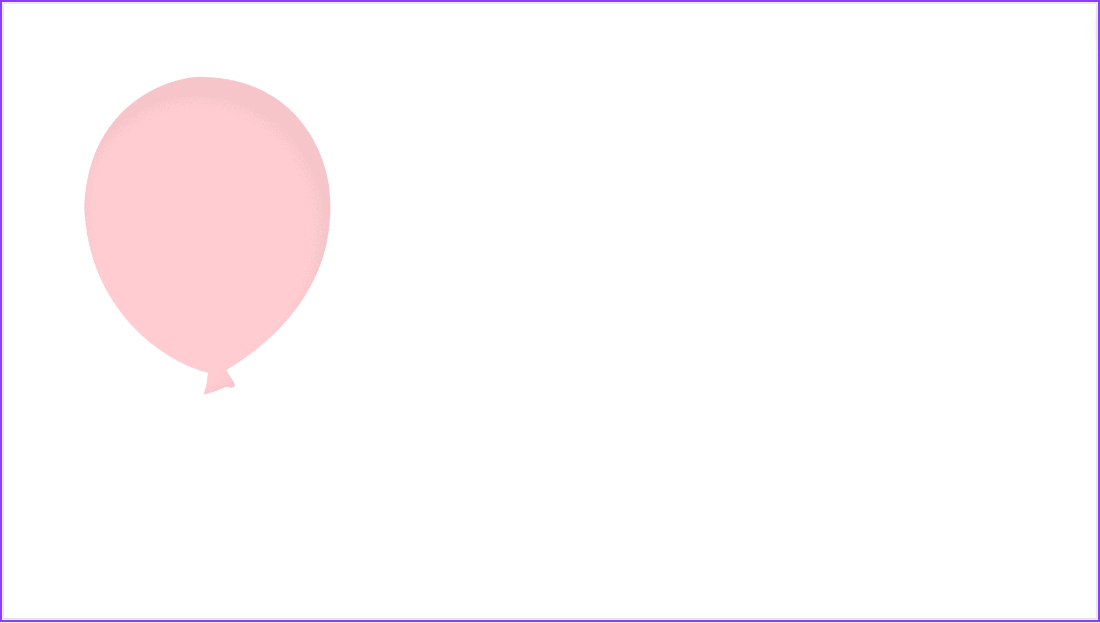
#> input picture Code/test.png, 1100 x 623 px
$ python -i detectHit.py   (imports and definitions only)
#> lines starting #> are read from the running program, lines starting #| are printed output that depends on the picture
import cv2
import numpy as np
from FindBalloon import *

def detectHit(img, bboxs):
    img = cropImage(img,0.1)
    img = cv2.resize(img,(0,0),None,0.5,0.5)

    imgBallonList = splitBallons(img, bboxs)
    imgBallonListBalls, directHit = findBallInBallon( imgBallonList)
    showBallon(directHit)
    return directHit

def splitBallons(img, bboxs):
    imgBallonList = []
    for b in bboxs:

        x1, y1, width, height = b[0], b[1], b[2], b[3]
        # Calculate the bottom-right corner coordinates
        x2 = x1 + width
        y2 = y1 + height
        imgBallonList.append(img[y1:y2 , x1:x2])

    return imgBallonList

def showBallon(imgBallonList):
    for x, im in enumerate(imgBallonList):
        cv2.imshow(str(x),im)


def findBallInBallon(imgBallonList):
    imgBallonListBalls = []
    directHit =[]
    for img in imgBallonList:
        img = cv2.cvtColor(img, cv2.COLOR_BGR2GRAY)
        img = cv2.GaussianBlur(img, (3, 3), 2, 0)

        maxRaduis =50
        circles = cv2.HoughCircles(img, cv2.HOUGH_GRADIENT, 1, 1000, param1=25,param2=30, minRadius=20, maxRadius=maxRaduis)
        if type(circles).__name__ != 'NoneType':
            circles = np.uint16(np.around(circles))
            directHit.append(img)
            for c in circles[0,:]:
                cv2.circle(img, (c[0], c[1]), c[2], (255, 0, 255), 2)
            return imgBallonListBalls, directHit
        imgBallonListBalls.append(img)
    return imgBallonListBalls, directHit

>>> import cv2
>>> picture = cv2.imread('test.png', cv2.IMREAD_GRAYSCALE)
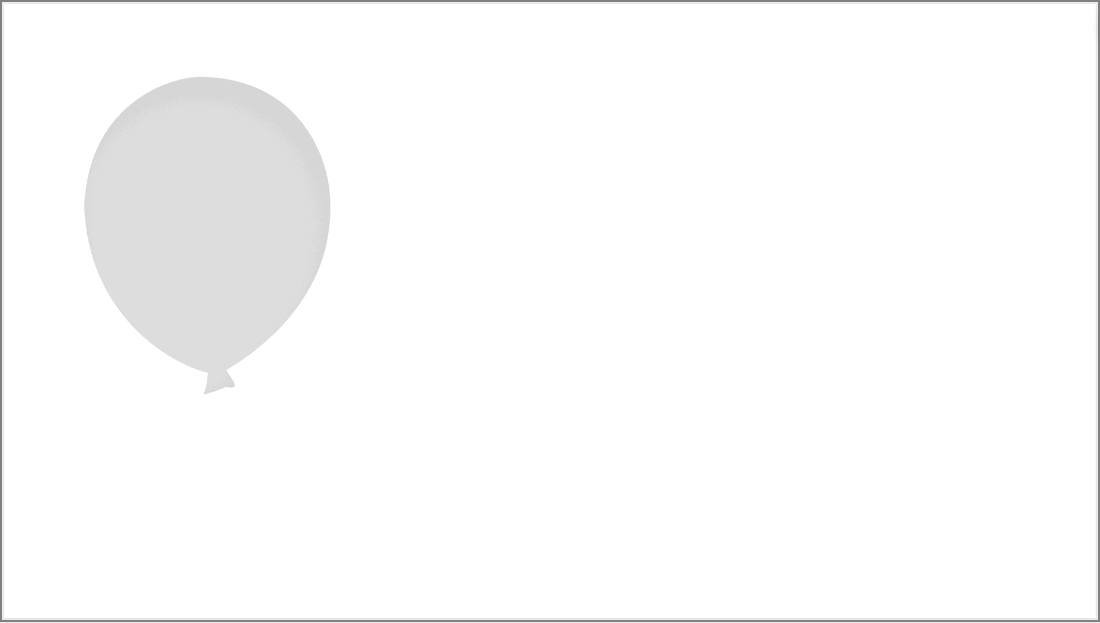
#> picture: shape (623, 1100); min 123, max 255, mean 250.6
#> the loop in findBallInBallon, `for img in imgBallonList:` made 1 pass
#> after the loop in findBallInBallon, `for img in imgBallonList:`: directHit = []
#> (the run stopped early here; a loop or call above may not have finished)

$ run again, on Code/3.png
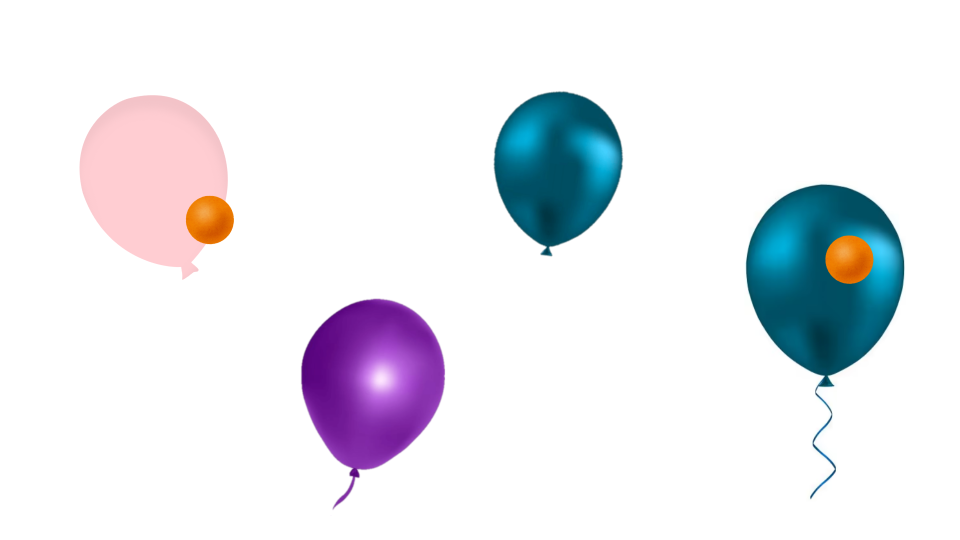
#> input picture Code/3.png, 1920 x 1080 px (shown at 1/2 size)
#> `picture = cv2.imread('test.png', cv2.IMREAD_GRAYSCALE)`:
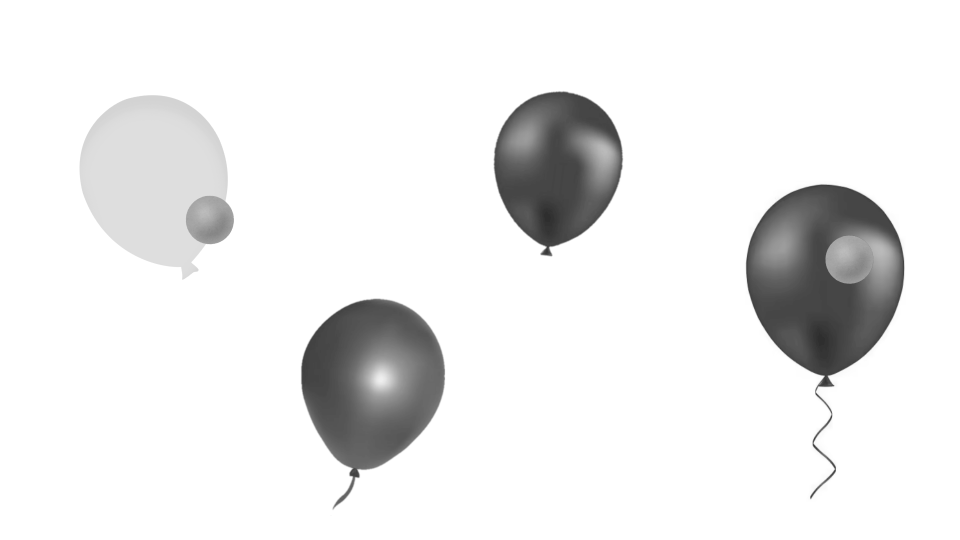
#> picture: shape (1080, 1920) (shown at 1/2 size); min 39, max 255, mean 235.8
#> the loop in findBallInBallon, `for img in imgBallonList:` made 1 pass
#> after the loop in findBallInBallon, `for img in imgBallonList:`: directHit = []

$ run again, on Code/4.png
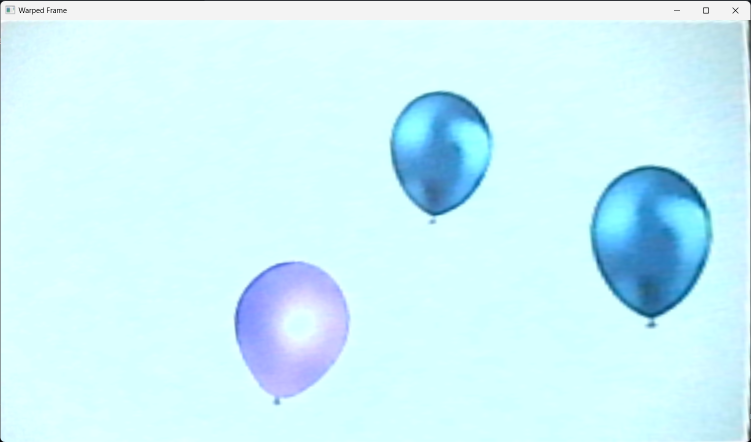
#> input picture Code/4.png, 1502 x 884 px (shown at 1/2 size)
#> `picture = cv2.imread('test.png', cv2.IMREAD_GRAYSCALE)`:
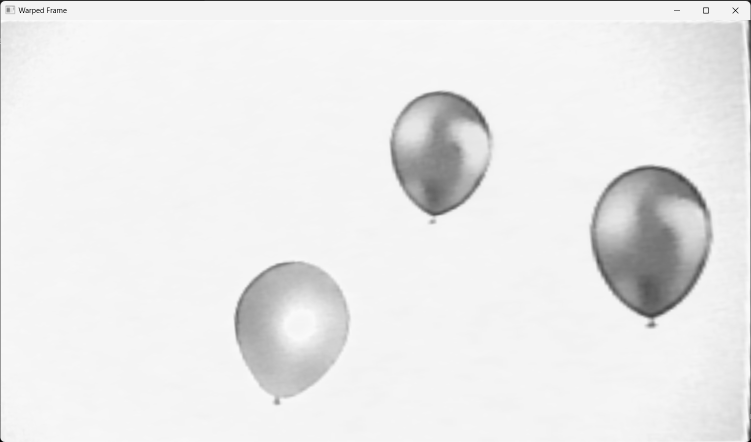
#> picture: shape (884, 1502) (shown at 1/2 size); min 0, max 255, mean 234.5
#> the loop in findBallInBallon, `for img in imgBallonList:` made 1 pass
#> after the loop in findBallInBallon, `for img in imgBallonList:`: directHit = []
